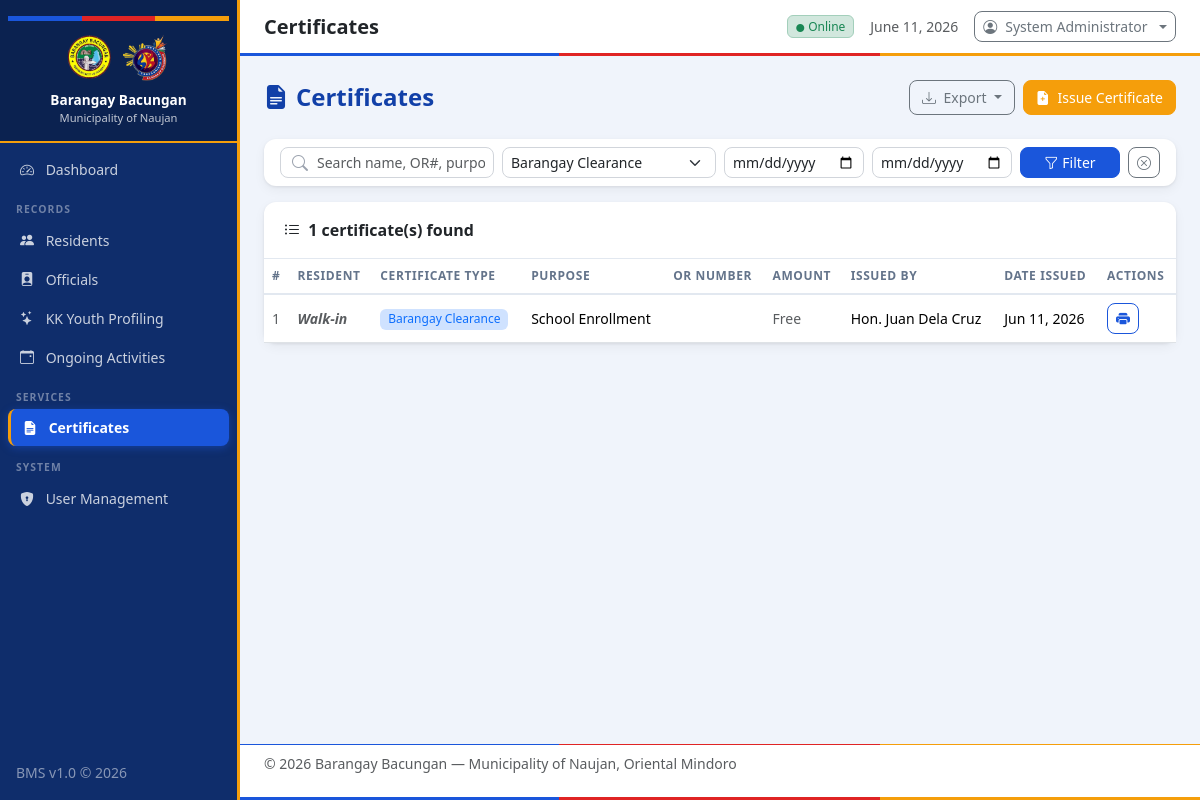
/modules/certificates/index.php?type=Barangay Clearance (signed in), run on the app's committed database.
### tables this page shows
CREATE TABLE users (
            id INTEGER PRIMARY KEY AUTOINCREMENT,
            username TEXT NOT NULL UNIQUE,
            password TEXT NOT NULL,
            full_name TEXT NOT NULL,
            role TEXT DEFAULT 'Staff',
            created_at TEXT DEFAULT (datetime('now','localtime'))
        );

CREATE TABLE certificates (
            id INTEGER PRIMARY KEY AUTOINCREMENT,
            resident_id INTEGER,
            cert_type TEXT NOT NULL,
            purpose TEXT,
            issued_by TEXT,
            or_number TEXT,
            amount REAL DEFAULT 0,
            issued_at TEXT DEFAULT (datetime('now','localtime')),
            FOREIGN KEY (resident_id) REFERENCES residents(id) ON DELETE SET NULL
        );

### config/auth.php (called while the page is built, shortened)
<?php
function getCurrentUser(): ?array {
    $db = getDB();
    $stmt = $db->prepare("SELECT id, username, full_name, role FROM users WHERE id = ?");
    $stmt->execute([$_SESSION['user_id']]);
    return $stmt->fetch() ?: null;
}

### modules/certificates/index.php (the view, shortened to what this page needs)
<?php
$pageTitle = 'Certificates';
$rootPath = '../../';
$db = getDB();
$search   = trim($_GET['search'] ?? '');
$type     = $_GET['type'] ?? '';
$dateFrom = $_GET['date_from'] ?? '';
$dateTo   = $_GET['date_to'] ?? '';
$where = [];
$params = [];
if ($type !== '') {
    $where[] = "c.cert_type = ?";
    $params[] = $type;
}
$sql = "SELECT c.*, r.first_name, r.last_name, r.address
        FROM certificates c
        LEFT JOIN residents r ON c.resident_id = r.id"
     . ($where ? " WHERE " . implode(" AND ", $where) : "")
     . " ORDER BY c.issued_at DESC";
$stmt = $db->prepare($sql);
$stmt->execute($params);
$certs = $stmt->fetchAll();
$certTypes = ['Barangay Clearance', 'Certificate of Residency', 'Certificate of Indigency'];
include __DIR__ . '/../../includes/header.php';
?>
<div class="page-header">
    <h4><i class="bi bi-file-earmark-text-fill me-2"></i>Certificates</h4>
    <div class="d-flex gap-2">
        <div class="btn-group" role="group">
            <button type="button" class="btn btn-outline-secondary dropdown-toggle" data-bs-toggle="dropdown">
                <i class="bi bi-download me-1"></i> Export
            </button>
        </div>
        <a href="issue.php" class="btn btn-warning">
            <i class="bi bi-file-earmark-plus-fill me-1"></i> Issue Certificate
        </a>
    </div>
</div>
<div class="card content-card mb-3">
    <div class="card-body py-2">
        <form method="GET" class="row g-2 align-items-end">
            <div class="col-md-3">
                <div class="search-wrapper">
                    <i class="bi bi-search"></i>
                    <input type="text" name="search" class="form-control form-control-sm"
                           placeholder="Search name, OR#, purpose..." value="<?= htmlspecialchars($search) ?>">
                </div>
            </div>
            <div class="col-md-3">
                <select name="type" class="form-select form-select-sm">
                    <?php foreach ($certTypes as $ct): ?>
                    <option value="<?= $ct ?>" <?= $type===$ct?'selected':'' ?>><?= $ct ?></option>
                    <?php endforeach; ?>
                </select>
            </div>
            <div class="col-md-2">
                <input type="date" name="date_from" class="form-control form-control-sm" value="<?= htmlspecialchars($dateFrom) ?>" placeholder="From">
            </div>
            <div class="col-md-2">
                <input type="date" name="date_to" class="form-control form-control-sm" value="<?= htmlspecialchars($dateTo) ?>" placeholder="To">
            </div>
            <div class="col-md-2 d-flex gap-2">
                <button type="submit" class="btn btn-sm btn-primary flex-grow-1">
                    <i class="bi bi-funnel me-1"></i>Filter
                </button>
                <a href="index.php" class="btn btn-sm btn-outline-secondary"><i class="bi bi-x-circle"></i></a>
            </div>
        </form>
    </div>
</div>
<div class="card content-card">
    <div class="card-header">
        <i class="bi bi-list-ul me-1"></i> <?= count($certs) ?> certificate(s) found
    </div>
    <div class="card-body p-0">
        <div class="table-responsive">
            <table class="table table-hover mb-0">
                <thead>
                    <tr>
                        <th>#</th>
                        <th>Resident</th>
                        <th>Certificate Type</th>
                        <th>Purpose</th>
                        <th>OR Number</th>
                        <th>Amount</th>
                        <th>Issued By</th>
                        <th>Date Issued</th>
                        <th>Actions</th>
                    </tr>
                </thead>
                <tbody>
                <?php if (empty($certs)): ?>
                    <tr><td colspan="9" class="text-center text-muted py-4">
                        <i class="bi bi-inbox fs-3 d-block mb-2"></i>No certificates found.
                    </td></tr>
                <?php else: ?>
                    <?php foreach ($certs as $i => $c): ?>
                    <?php
                        $typeColor = match($c['cert_type']) {
                            'Barangay Clearance'       => 'bg-primary-subtle text-primary',
                            'Certificate of Residency' => 'bg-success-subtle text-success',
                            'Certificate of Indigency' => 'bg-warning-subtle text-warning',
                            default                    => 'bg-secondary-subtle text-secondary',
                        };
                    ?>
                    <tr>
                        <td class="text-muted"><?= $i + 1 ?></td>
                        <td>
                            <div class="fw-semibold">
                                <?= $c['first_name'] ? htmlspecialchars($c['first_name'] . ' ' . $c['last_name']) : '<em class="text-muted">Walk-in</em>' ?>
                            </div>
                        </td>
                        <td><span class="badge <?= $typeColor ?>"><?= htmlspecialchars($c['cert_type']) ?></span></td>
                        <td class="text-truncate" style="max-width:140px"><?= htmlspecialchars($c['purpose'] ?? '—') ?></td>
                        <td><?= htmlspecialchars($c['or_number'] ?? '—') ?></td>
                        <td><?= $c['amount'] > 0 ? '₱' . number_format($c['amount'], 2) : '<span class="text-muted">Free</span>' ?></td>
                        <td><?= htmlspecialchars($c['issued_by'] ?? '—') ?></td>
                        <td><?= date('M d, Y', strtotime($c['issued_at'])) ?></td>
                        <td>
                            <a href="print.php?id=<?= $c['id'] ?>" class="btn btn-sm btn-outline-primary" target="_blank" data-bs-toggle="tooltip" title="Print">
                                <i class="bi bi-printer-fill"></i>
                            </a>
                        </td>
                    </tr>
                    <?php endforeach; ?>
                <?php endif; ?>
                </tbody>
            </table>
        </div>
    </div>
</div>
<?php include __DIR__ . '/../../includes/footer.php'; ?>

### includes/header.php (shortened to what this page needs)
<?php
require_once dirname(__DIR__) . '/config/auth.php';
$currentUser = getCurrentUser();
?>
<!DOCTYPE html>
<html lang="en">
<head>
    <link rel="stylesheet" href="https://cdn.jsdelivr.net/npm/bootstrap@5.3.2/dist/css/bootstrap.min.css">
    <link rel="stylesheet" href="https://cdn.jsdelivr.net/npm/bootstrap-icons@1.11.3/font/bootstrap-icons.min.css">
    <link rel="stylesheet" href="<?= $rootPath ?? '' ?>assets/css/style.css">
</head>
<body>
<?php
function isActive(string $path): string {
    return str_contains($_SERVER['REQUEST_URI'], $path) ? 'active' : '';
}
?>
<div class="wrapper d-flex">
    <nav id="sidebar" class="sidebar d-flex flex-column flex-shrink-0 p-0">
        <div class="sidebar-header text-center py-3 px-2">
            <div class="brgy-seal mb-2 d-flex justify-content-center gap-2">
                <img src="<?= $rootPath ?? '' ?>assets/img/barangay.png" alt="Barangay Logo" style="width: 50px; height: 50px; object-fit: contain;">
                <img src="<?= $rootPath ?? '' ?>assets/img/sk.png" alt="SK Logo" style="width: 50px; height: 50px; object-fit: contain;">
            </div>
            <div class="brgy-name fw-bold text-white lh-sm">
                <?= BARANGAY_NAME ?><br>
                <small class="fw-normal opacity-75" style="font-size:0.7rem"><?= MUNICIPALITY ?></small>
            </div>
        </div>
        <ul class="nav flex-column px-2 pb-3 mt-2">
            <?php
            $userRole = $currentUser['role'] ?? '';
            $isAdmin = $userRole === 'Admin';
            $isSK = $userRole === 'SK Official';
            $isKK = $userRole === 'Katipunan Member';
            ?>
            <?php if ($isAdmin): ?>
            <li class="nav-item">
                <a href="<?= $rootPath ?? '' ?>index.php" class="nav-link <?= isActive('index.php') && !isActive('modules') ? 'active' : '' ?>">
                    <i class="bi bi-speedometer2 me-2"></i> Dashboard
                </a>
            </li>
            <li class="nav-item mt-1">
                <span class="nav-section-label px-2">RECORDS</span>
            </li>
            <li class="nav-item">
                <a href="<?= $rootPath ?? '' ?>modules/residents/index.php" class="nav-link <?= isActive('residents') ? 'active' : '' ?>">
                    <i class="bi bi-people-fill me-2"></i> Residents
                </a>
            </li>
            <li class="nav-item">
                <a href="<?= $rootPath ?? '' ?>modules/officials/index.php" class="nav-link <?= isActive('officials') ? 'active' : '' ?>">
                    <i class="bi bi-person-badge-fill me-2"></i> Officials
                </a>
            </li>
            <?php endif; ?>
            <?php if ($isAdmin || $isSK): ?>
            <li class="nav-item">
                <a href="<?= $rootPath ?? '' ?>modules/kk_youth/index.php" class="nav-link <?= isActive('kk_youth') ? 'active' : '' ?>">
                    <i class="bi bi-stars me-2"></i> KK Youth Profiling
                </a>
            </li>
            <?php endif; ?>
            <?php if ($isAdmin || $isKK || $isSK): ?>
            <li class="nav-item">
                <a href="<?= $rootPath ?? '' ?>modules/activities/index.php" class="nav-link <?= isActive('activities') ? 'active' : '' ?>">
                    <i class="bi bi-calendar-event me-2"></i> Ongoing Activities
                </a>
            </li>
            <?php endif; ?>
            <?php if ($isAdmin): ?>
            <li class="nav-item mt-1">
                <span class="nav-section-label px-2">SERVICES</span>
            </li>
            <li class="nav-item">
                <a href="<?= $rootPath ?? '' ?>modules/certificates/index.php" class="nav-link <?= isActive('certificates') ? 'active' : '' ?>">
                    <i class="bi bi-file-earmark-text-fill me-2"></i> Certificates
                </a>
            </li>
            <li class="nav-item mt-1">
                <span class="nav-section-label px-2">SYSTEM</span>
            </li>
            <li class="nav-item">
                <a href="<?= $rootPath ?? '' ?>modules/users/index.php" class="nav-link <?= isActive('users') ? 'active' : '' ?>">
                    <i class="bi bi-shield-lock-fill me-2"></i> User Management
                </a>
            </li>
            <?php endif; ?>
        </ul>
        <div class="mt-auto px-3 pb-3">
            <small class="text-white-50">BMS v1.0 &copy; <?= date('Y') ?></small>
        </div>
    </nav>
    <div class="main-content flex-grow-1 d-flex flex-column">
        <header class="topbar d-flex align-items-center px-4 py-2">
            <h5 class="mb-0 fw-semibold text-dark"><?= htmlspecialchars($pageTitle ?? 'Dashboard') ?></h5>
            <div class="ms-auto d-flex align-items-center gap-3">
                <span class="badge bg-success-subtle text-success border border-success-subtle">
                    <i class="bi bi-circle-fill me-1" style="font-size:0.5rem"></i>Online
                </span>
                <span class="text-muted small d-none d-md-inline"><?= date('F d, Y') ?></span>
                <div class="dropdown">
                    <button class="btn btn-sm btn-outline-secondary dropdown-toggle d-flex align-items-center gap-2" type="button" data-bs-toggle="dropdown">
                        <i class="bi bi-person-circle"></i>
                        <span class="d-none d-sm-inline"><?= htmlspecialchars($currentUser['full_name'] ?? 'User') ?></span>
                    </button>
                </div>
            </div>
        </header>
        <main class="flex-grow-1 p-4">

### assets/css/style.css (style rules this page uses)
:root { --blue: #1a56db; --blue-dark: #1240a8; --blue-light: #dbeafe; --red: #e02424; --red-dark: #b91c1c; --red-light: #fee2e2; --yellow: #f59e0b; --yellow-dark: #d97706; --yellow-light: #fef3c7; --sidebar-width: 240px; --sidebar-bg: #0f2d6b; --sidebar-hover: rgba(255,255,255,0.12); --sidebar-active: var(--blue); --accent: var(--blue); --accent-dark: var(--blue-dark); --accent-light: var(--blue-light); --topbar-height: 56px; --body-bg: #f0f4fb; --card-shadow: 0 1px 3px rgba(0,0,0,0.08), 0 4px 12px rgba(0,0,0,0.05); }
* { box-sizing: border-box; }
body { font-family: 'Segoe UI', system-ui, -apple-system, sans-serif; background: var(--body-bg); color: #1e293b; min-height: 100vh; }
.wrapper { min-height: 100vh; }
.sidebar { width: var(--sidebar-width); min-height: 100vh; background: var(--sidebar-bg); position: sticky; top: 0; height: 100vh; overflow-y: auto; transition: width 0.3s ease; z-index: 100; flex-shrink: 0; border-right: 3px solid var(--yellow); }
.sidebar-header { background: rgba(0,0,0,0.25); border-bottom: 2px solid var(--yellow); padding-bottom: 1rem; }
.sidebar-header::before { content: ''; display: block; height: 5px; background: linear-gradient(to right, var(--blue) 33.3%, var(--red) 33.3% 66.6%, var(--yellow) 66.6%); margin-bottom: 0.75rem; }
.brgy-name { font-size: 0.85rem; }
.nav-section-label { font-size: 0.65rem; font-weight: 700; letter-spacing: 0.1em; color: rgba(255,255,255,0.4); text-transform: uppercase; display: block; margin-top: 0.5rem; margin-bottom: 0.25rem; }
.sidebar .nav-link { color: rgba(255,255,255,0.78); border-radius: 8px; padding: 0.5rem 0.75rem; font-size: 0.875rem; transition: all 0.2s; margin-bottom: 2px; }
.sidebar .nav-link.active { background: var(--blue); color: #fff; font-weight: 600; box-shadow: 0 2px 8px rgba(26,86,219,0.45); border-left: 3px solid var(--yellow); }
.topbar { background: #fff; border-bottom: 3px solid transparent; border-image: linear-gradient(to right, var(--blue) 33.3%, var(--red) 33.3% 66.6%, var(--yellow) 66.6%) 1; min-height: var(--topbar-height); }
.main-content { min-width: 0; background: var(--body-bg); }
.content-card { background: #fff; border-radius: 12px; border: none; box-shadow: var(--card-shadow); }
.content-card .card-header { background: transparent; border-bottom: 1px solid #e2e8f0; padding: 1rem 1.25rem; font-weight: 600; }
.table th { font-size: 0.75rem; font-weight: 700; text-transform: uppercase; letter-spacing: 0.05em; color: #64748b; border-bottom: 2px solid #e2e8f0; white-space: nowrap; }
.table td { vertical-align: middle; font-size: 0.875rem; }
.badge { font-weight: 500; font-size: 0.75rem; }
.form-control, .form-select { border-radius: 8px; border-color: #d1d5db; font-size: 0.875rem; }
.btn { border-radius: 8px; font-size: 0.875rem; font-weight: 500; }
.btn-primary { background: var(--blue); border-color: var(--blue); }
.btn-warning { background: var(--yellow); border-color: var(--yellow); color: #fff; }
.btn-outline-primary { color: var(--blue); border-color: var(--blue); }
.search-wrapper { position: relative; }
.search-wrapper .bi-search { position: absolute; left: 12px; top: 50%; transform: translateY(-50%); color: #9ca3af; }
.search-wrapper input { padding-left: 36px; }
.page-header { display: flex; align-items: center; justify-content: space-between; margin-bottom: 1.5rem; flex-wrap: wrap; gap: 0.75rem; }
.page-header h4 { margin: 0; font-weight: 700; color: var(--blue-dark); }

### data on the page
users: full_name "System Administrator"
certificates: cert_type "Barangay Clearance", purpose "School Enrollment", amount "Free", issued_by "Hon. Juan Dela Cruz", issued_at "Jun 11, 2026"

### other printed values
BARANGAY_NAME "Barangay Bacungan"
MUNICIPALITY "Municipality of Naujan"
$pageTitle "Certificates"
count($certs) "1"
PROVINCE "Oriental Mindoro"
form field type "Barangay Clearance"
